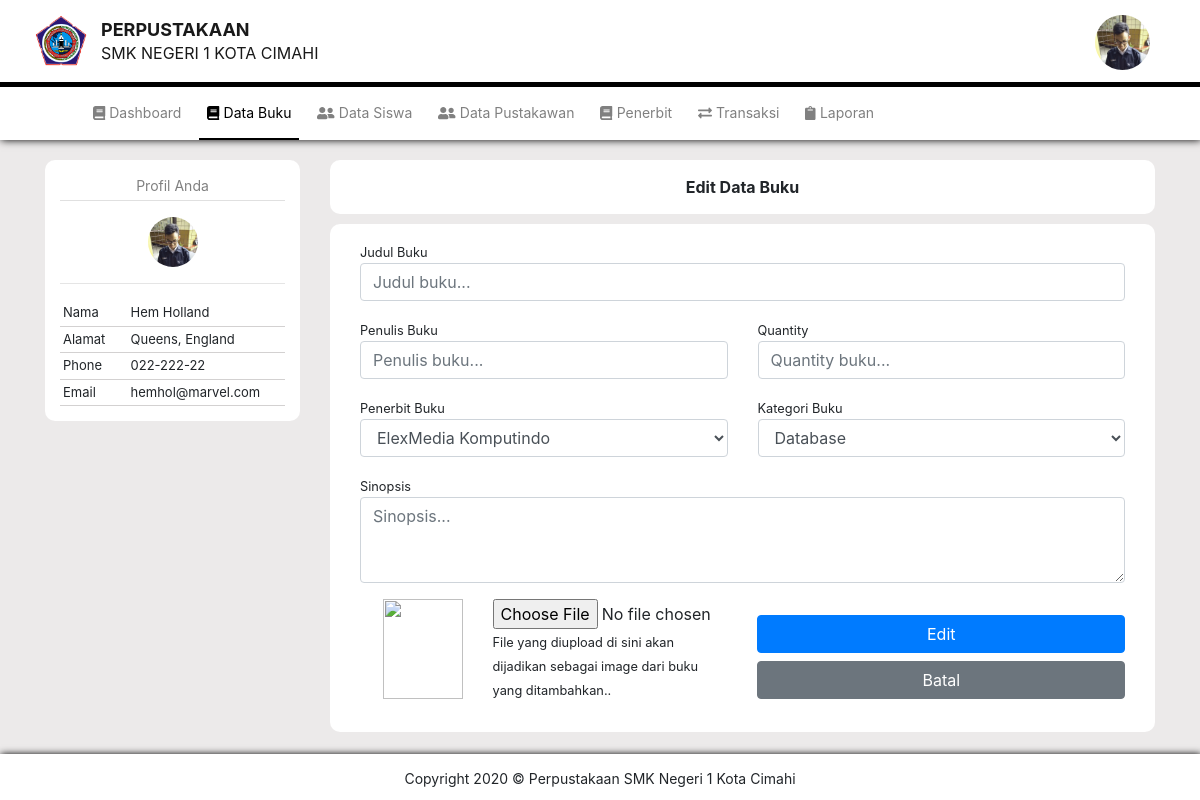
The page /pustakawan/edit-buku.php?id=P001 on the database its author committed.
### tables this page shows
CREATE TABLE `pustakawan` (
  `idPustakawan` varchar(4) NOT NULL,
  `nama` varchar(50) DEFAULT NULL,
  `alamat` varchar(100) DEFAULT NULL,
  `phone` varchar(15) DEFAULT NULL,
  `email` varchar(50) DEFAULT NULL,
  `image` varchar(100) DEFAULT NULL
);

### pustakawan/edit-buku.php (the view, shortened to what this page needs)
<?php
  require "../proses/koneksi.php";
  $id = $_GET['id'];
  $query = "SELECT * FROM pustakawan, login WHERE pustakawan.idPustakawan=:id AND pustakawan.idPustakawan=login.idPustakawan";
  $result = $con->prepare($query);
  $result->bindParam(':id', $id);
  $result->execute();
  while($row = $result->fetch(PDO::FETCH_ASSOC)){
    $nama = $row['nama'];
    $alamat = $row['alamat'];
    $phone = $row['phone'];
    $email = $row['email'];
    $image = $row['image'];
  }
?>
<?php
    $bukid = $_GET['bukid'];
?>
<!doctype html>
<html lang="en">
  <head>
    <link rel="stylesheet" href="../assets/css/bootstrap.min.css">
    <link rel="stylesheet" href="style.css">
    <link rel="stylesheet" href="../assets/css/all.min.css">
    <link rel="stylesheet" href="../assets/css/navbar.css">
  </head>
  <body>
    <nav class="navbar navbar-light">
      <div class="container-fluid">
        <a class="navbar-brand" href="#">
          <img src="../assets/img/brand/logo.png" width="60" class="d-inline-block align-top" alt="">
          <p class="judul-pertama">perpustakaan</p>
          <p class="judul-kedua">smk negeri 1 kota cimahi</p>
        </a>
      </div>
    </nav>
    <img src="../upload/<?php echo $image; ?>" class="foto-pustakawan foto" width="55" height="55">
    <nav class="navbar2 navbar-expand-lg navbar-light">
        <div class="collapse navbar-collapse" id="navbarNavAltMarkup">
          <div class="navbar-nav">
            <a class="nav-item nav-link disabled" href="home.html"><i class="fas fa-book"></i>&nbsp;Dashboard</a>
            <a class="nav-item nav-link aktif" href="#"><i class="fas fa-book"></i>&nbsp;Data Buku</a>
            <a class="nav-item nav-link disabled" href="data-siswa.html"><i class="fas fa-user-friends"></i>&nbsp;Data Siswa</a>
            <a class="nav-item nav-link disabled" href="#"><i class="fas fa-user-friends"></i>&nbsp;Data Pustakawan</a>
            <a class="nav-item nav-link disabled" href="penerbit.html"><i class="fas fa-book"></i>&nbsp;Penerbit</a>
            <a class="nav-item nav-link disabled" href="transaksi.html"><i class="fas fa-exchange-alt"></i>&nbsp;Transaksi</a>
            <a class="nav-item nav-link disabled" href="laporan.html"><i class="fas fa-clipboard"></i>&nbsp;Laporan</a>
          </div>
        </div>
    </nav>
    <div class="content">
      <div class="container">
        <div class="row">
            <div class="col-lg-3">
                <div class="a">
                  <div class="your-profile-title text-center pb-1 mb-3">
                    Profil Anda
                  </div>
                  <div class="data-admin">
                    <div class="foto-admin text-center">
                      <img src="../upload/<?php echo $image; ?>" class="foto" width="50" height="50">
                      <hr>
                    </div>
                    <div class="data-admin">
                      <table style="width: 100%;">
                        <tr class="row-data-admin">
                          <td style="width: 30%; vertical-align: top;">Nama</td>
                          <td style="width: 70%;"><?php echo $nama; ?></td>
                        </tr>
                        <tr class="row-data-admin">
                          <td style="vertical-align: top;">Alamat</td>
                          <td><?php echo $alamat; ?></td>
                        </tr>
                        <tr class="row-data-admin">
                          <td style="vertical-align: top;">Phone</td>
                          <td><?php echo $phone; ?></td>
                        </tr>
                        <tr class="row-data-admin">
                          <td style="vertical-align: top;">Email</td>
                          <td><?php echo $email; ?></td>
                        </tr>
                      </table>
                    </div>
                  </div>
                </div>
              </div>
          <div class="col-lg-9">
            <div class="a judul-act">
                Edit Data Buku
            </div>
            <div class="a">
              <form action="../proses/edit.php?id=<?php echo $id ?>&bukid=<?php echo $bukid; ?>" method="post" enctype="multipart/form-data">
                <div class="container-fluid">
                    <div class="form-group">
                    <div class="row">
                        <div class="col-12">
                        <small>Judul Buku</small>
                        <input type="text" class="form-control" name="judul" placeholder="Judul buku..." required value="<?php echo $bukjudul; ?>">
                        </div>
                    </div>
                    </div>
                    <div class="form-group">
                    <div class="row">
                        <div class="col-6">
                        <small>Penulis Buku</small>
                        <input type="text" class="form-control" name="penulis" placeholder="Penulis buku..." required value="<?php echo $bukpenulis; ?>">
                        </div>
                        <div class="col-6">
                        <small>Quantity</small>
                        <input type="number" class="form-control" name="qty" placeholder="Quantity buku..." required value="<?php echo $bukqty; ?>">
                        </div>
                    </div>
                    </div>
                    <div class="form-group">
                    <div class="row">
                        <div class="col-6">
                        <small>Penerbit Buku</small>
                        <select class="form-control" name="penerbit" id="penerbit-buku">
                            <?php
                            $pen_q = $con->prepare("SELECT * FROM penerbit");
                            $pen_q->execute();
                            while($row = $pen_q->fetch(PDO::FETCH_ASSOC)){
                            ?>
                            <option <?php if($row['nama']==$bukpenerbit){echo "selected";} ?> value="<?php echo $row['idPenerbit']; ?>"><?php echo $row['nama']; ?></option>
                            <?php } ?>
                        </select>
                        </div>
                        <div class="col-6">
                        <small>Kategori Buku</small>
                        <select class="form-control" name="kategori" id="kategoribuk">
                            <?php
                            $kat_q = $con->prepare("SELECT * FROM kategori");
                            $kat_q->execute();
                            while($row = $kat_q->fetch(PDO::FETCH_ASSOC)){
                            ?>
                            <option <?php if($row['kategoriBuku']==$bukkategori){echo "selected";} ?> value="<?php echo $row['idKategori']; ?>"><?php echo $row['kategoriBuku']; ?></option>
                            <?php } ?>
                        </select>
                        </div>
                    </div>
                    </div>
                    <div class="form-group">
                    <small>Sinopsis</small>
                    <textarea class="form-control" name="sinopsis" rows="3" placeholder="Sinopsis..."><?php echo $buksinopsis; ?></textarea>
                    </div>
                    <div class="form-group">
                    <div class="row">
                        <div class="col-lg-2 col-sm-6 col-4 text-right">
                        <img src="../upload/buku/<?php echo $bukimage; ?>" id="gambar" style="width: 80px; height: 100px;">
                        </div>
                        <div class="col-lg-4 col-sm-6 col-8">
                        <input type="file" class="form-control-file" name="gambarbuku" onchange="document.getElementById('gambar').src = window.URL.createObjectURL(this.files[0])">
                        <small>File yang diupload di sini akan dijadikan sebagai image dari buku yang ditambahkan..</small>
                        </div>
                        <div class="col-lg-6 col-sm-12 col-12">
                        <button type="submit" name="editbuku" class="btn btn-primary mt-3 mb-2" style="width: 100%;">Edit</button>
                        <a type="submit" class="btn btn-secondary" style="width: 100%; color: white;" data-toggle="modal" data-target="#batal-edit">Batal</a>
                        </div>
                    </div>
                    </div>
                </div>
              </form>
            </div>
          </div>
        </div>
      </div>
    </div>
    <div class="footer text-center">
      Copyright 2020 &copy; Perpustakaan SMK Negeri 1 Kota Cimahi
    </div>
  </body>
</html>

### pustakawan/style.css (style rules this page uses)
body { background-color: rgb(236, 234, 234); }
.navbar, .navbar2 { background-color: #fff; }
.navbar { border-bottom: 5px solid black; }
.navbar a.navbar-brand img { float: left; margin-right: 10px; }
.navbar a.navbar-brand p { font-size: 18px; text-transform: uppercase; line-height: 0; }
.navbar a.navbar-brand p.judul-pertama { font-weight: bold; margin-top: 17px; }
.navbar a.navbar-brand p.judul-kedua { margin-top: 23px; font-size: 16px; }
a.aktif { border-bottom: 2px black solid; }
.foto-pustakawan { position: absolute; top: 15px; right: 50px; }
img.foto { border-radius: 100px; }
.navbar2 { box-shadow: 1px 0px 8px black; }
.navbar2 .navbar-nav { margin-left: 85px; }
.navbar2 a.nav-item { font-size: 14px; color: black !important; margin-right: 10px; padding: 15px; }
.navbar2 a.disabled { color: gray !important; }
.content { margin-top: 10px; min-height: 73vh; }
.a { width: 100%; background-color: rgb(255, 255, 255); border-radius: 10px; padding: 15px; margin-top: 10px; }
.content .data-admin table tr.row-data-admin { border-bottom: 1px solid rgb(211, 209, 209); }
.content .data-admin table tr td { font-size: 13px; padding: 3px; }
.footer { width: 100%; padding: 14px; font-size: 14px; background-color: #fff; margin-top: 20px; box-shadow: 1px 0px 7px black; }
.your-profile-title { font-size: 14px; color: gray; border-bottom: rgb(224, 224, 224) 1px solid; }

### assets/css/navbar.css (style rules this page uses)
.judul-act { font-weight: bold; text-align: center; font-size: 16px; }

### rows shown on the page
pustakawan: image (picture), nama "Hem Holland", alamat "Queens, England", phone "022-222-22", email "hemhol@marvel.com"

### other values the page prints
form field penerbit "ElexMedia Komputindo"
form field kategori "Database"
